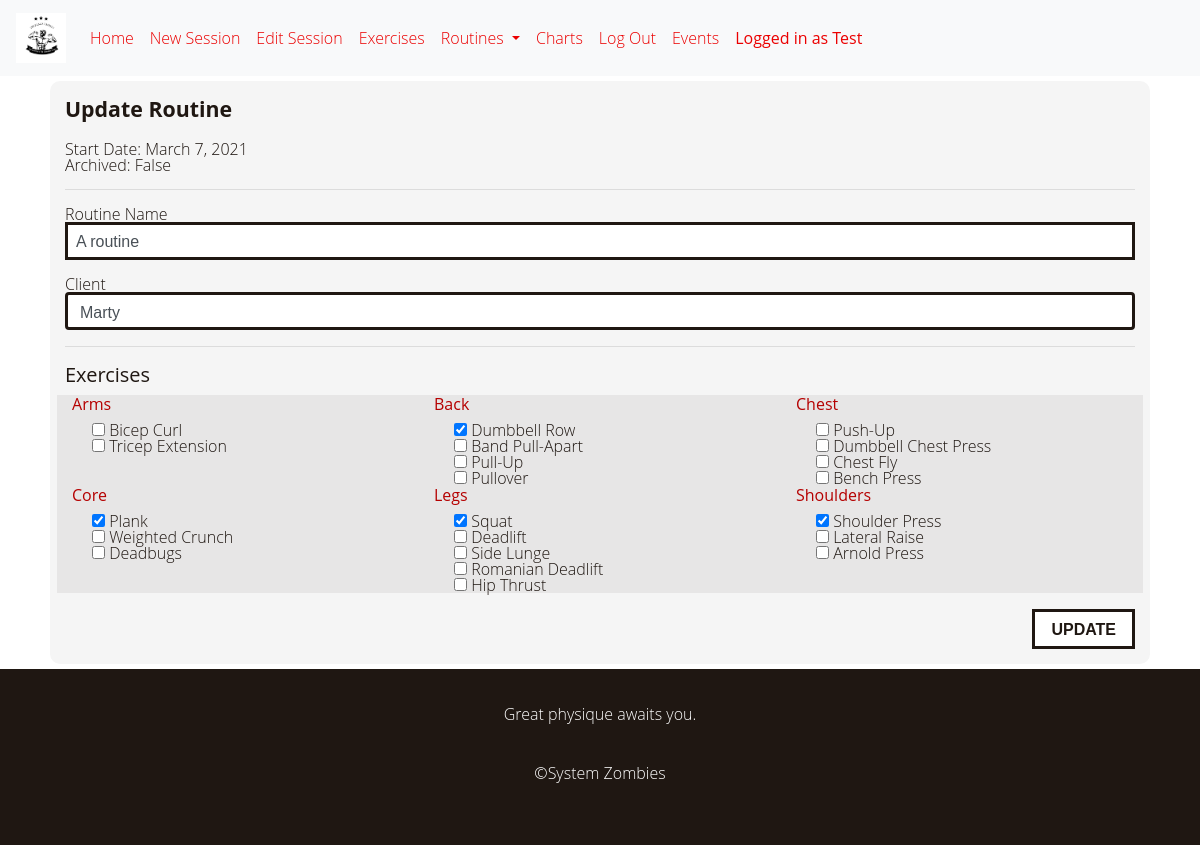
Screenshot of /routines/edit/1 (signed in) with the database file from the repository.
### train/models.py (models this page shows, shortened)
class User(AbstractUser):
    user_choices = [('CL', 'client'), ('TR', 'trainer'), ('AD', 'admin')]
    subscription = models.CharField(max_length=2,null=False)
    def __str__(self):
        return f"{self.first_name}"

class Routine(models.Model):
    name = models.CharField(max_length=20, verbose_name='Routine Name')
    startdate = models.DateField(auto_now_add=True)
    client = models.ForeignKey("User", on_delete=models.CASCADE, related_name="routines",
                              limit_choices_to={'is_staff': 'False'})
    exercises = models.ManyToManyField("Exercise", related_name="routines")
    archived = models.BooleanField(default=False)

class Exercise(models.Model):
    body_choices = [
        ('LE', 'Legs'),
        ('AR', 'Arms'),
        ('BA', 'Back'),
        ('CH', 'Chest'),
        ('SH', 'Shoulders'),
        ('CO', 'Core'),
        ('OT', 'Other')
    ]
    name = models.CharField(max_length=40, unique=True)
    body_part = models.CharField(max_length=2, choices=body_choices)
    def __str__(self):
        return self.name

### train/views.py (the view, shortened to what this page needs)
# urls.py: path("routines/edit/<int:pk>", views.editroutine, name="editroutine"),
@staff_member_required(login_url="/login")
def editroutine(request, pk):
    routine = Routine.objects.get(pk=pk)
    form = RoutineForm(instance=routine)
    return render(request, "train/editroutine.html", {
        "form": form,
        "routine": routine
    })

### train/forms.py
class RoutineForm(ModelForm):
    client = ModelChoiceField(
            queryset=User.objects.filter(is_staff=False),
            widget=Select(attrs={'class': 'form-control'})
    )
    exercises = ModelMultipleChoiceField(
        queryset=Exercise.objects.order_by('body_part')
    )
    class Meta:
        model = Routine
        fields = ('name', 'client', 'exercises')
        widgets = {
            'name': TextInput(attrs={'class': 'form-control'}),
        }

### train/templates/train/editroutine.html (shortened to what this page needs)
{% extends "train/layout.html" %}
{% load static %}
{% block body %}
    <div class="container">
        <div class="set-group">
            <h3>Update Routine</h3>
            <div>
                Start Date: {{routine.startdate}}<br>
                Archived: {{routine.archived}}
            </div>
            <hr>
            <form action="{% url 'editroutine' pk=routine.pk %}" method="post">
                    <div class="form-group">
                        {{form.name.label}}
                        {{form.name}}
                    </div>
                    <div class="form-group">
                        {{form.client.label}}
                        {{form.client}}
                    </div>
                    <hr>
                    <div class="form-group">
                        <h5>Exercises</h5>
                        <div class="row">
                            {% regroup form.fields.exercises.queryset by get_body_part_display as body_list %}
                            {% for body_part in body_list %}
                                <div class="col-6 col-sm-4">
                                    <h6 class="red-link">{{ body_part.grouper }}</h6>
                                    {% for exercise in body_part.list %}
                                        <div class="form-check">
                                            {% if exercise in routine.exercises.all %}
                                                <input type="checkbox" name="exercises" value="{{exercise.pk}}" checked /> {{exercise}}
                                            {% else %}
                                                <input type="checkbox" name="exercises" value="{{exercise.pk}}" /> {{exercise}}
                                            {% endif %}
                                        </div>
                                    {% endfor %}
                                </div>
                            {% endfor %}
                        </div>
                    </div>
                <input type="submit" class="btn btn-danger float-right" value="Update">
            </form>
        </div>
    </div>
{% endblock %}

### train/templates/train/layout.html (shortened to what this page needs)
{% load static %}
<!DOCTYPE html>
<html lang="en">
    <head>
        <link rel="stylesheet" href="https://stackpath.bootstrapcdn.com/bootstrap/4.4.1/css/bootstrap.min.css">
        <link rel="stylesheet" href="{% static 'train/styles.css' %}">
        <link rel="stylesheet" href="{% static 'train/normalize.css' %}">
        <link rel="stylesheet" href="{% static 'train/main.css' %}">
    </head>
    <body>
        <nav class="navbar navbar-expand-lg navbar-light bg-light">
            <a class="navbar-brand" href="{% url 'home' %}">
                <img src="{% static 'train/logo.jpg' %}" height="50"></a>
            <div class="collapse navbar-collapse" id="navbarSupportedContent">
                <ul class="navbar-nav">
                    {% if user.is_authenticated %}
                        {% if user.is_staff %}
                            <li class="nav-item">
                                <a class="nav-link" href="{% url 'home' %}">Home</a>
                            </li>
                            <li class="nav-item">
                                <a class="nav-link" href="{% url 'newsession' %}">New Session</a>
                            </li>
                            <li class="nav-item">
                                <a class="nav-link" href="{% url 'editsession' %}">Edit Session</a>
                            </li>
                            <li class="nav-item">
                                <a class="nav-link" href="{% url 'exerciseview' %}">Exercises</a>
                            </li>
                            <li class="nav-item dropdown">
                                <a class="nav-link dropdown-toggle" href="#" id="navbarDropdownMenuLink" data-toggle="dropdown"
                                    aria-haspopup="true" aria-expanded="false">Routines </a>
                            </li>
                            <li class="nav-item">
                                <a class="nav-link" href="{% url 'charts' %}">Charts</a>
                            </li>
                        {% endif %}
                        <li class="nav-item">
                            <a class="nav-link" href="{% url 'logout' %}">Log Out</a>
                        </li>
                                <a class="nav-link" href="{% url 'event' %}">Events</a>
                        <li class="nav-item">
                            <b><a class="nav-link disabled">Logged in as {{request.user}}</a></b>
                        </li>
                    {% endif %}
                </ul>
            </div>
        </nav>
        {% block body %}
        {% endblock %}
    <footer class="footer">
      <div class="wrap">
        <p class="footer__cta">
          Great physique awaits you.<br>
        </p>
        <p class="footer__copyright">
            ©System Zombies
        </p>
      </div>
    </footer>
</body>
</html>

### train/static/train/styles.css (style rules this page uses)
body, html { height: 95%; }
.nav-link { color: #EB0000 !important; }
.red-link { color: #B50000 !important; }
.set-group { margin: 5px; padding: 15px; background-color: #F5F5F5; border-radius: 10px; overflow: auto; }

### train/static/train/main.css (style rules this page uses)
:root { --color-day: white; --color-night: #1F1712; --color-earth-orange: #FA8232; --color-life-green: #41C734; --color-dark-blue: #1377d5; --color-magma-red: #EB0000; --color-gray-1: #333; --color-gray-2: #999; --color-gray-3: #CCC; --color-gray-4: #EEE; --color-gray-5: #F9F9F9; --color-anchor: #0275d8; --color-anchor-hover: #025aa5; --font-primary: 'Open Sans', 'Helvetica Neue', Helvetica, Arial, sans-serif; --font-secondary: 'Alfa Slab One', 'Helvetica Nueue', Helvetica, Arial, sans-serif; --wrap-lg: 47rem; --wrap-md: 30rem; --wrap-sm: 22rem; --wrap-padding: 1rem; }
*, *::before, *::after { box-sizing: border-box; }
html { height: 100%; font-size: 100%; }
body { margin: 0; font-family: var(--font-primary); font-weight: 300; line-height: 1; color: var(--color-night); -webkit-tap-highlight-color: rgba(0, 0, 0, 0); }
h1, h2, h3, p, ul, ol, blockquote, figure { margin-top: 0; margin-bottom: 1.6666rem; }
p, ul, ol, blockquote { line-height: 1.6666; }
h1, h2, h3 { line-height: 1.2; }
h2, h3, .h2, .h3 { font-weight: bold; margin-bottom: 1.2rem; }
h3, .h3 { font-family: var(--font-primary); font-size: 1.3333rem; }
a { color: #0275d8; text-decoration: none; }
img { vertical-align: top; }
.wrap { position: relative; margin-left: auto; margin-right: auto; padding-left: var(--wrap-padding); padding-right: var(--wrap-padding); max-width: var(--wrap-lg); }
.row { display: flex; margin-left: -0.5rem; margin-right: -0.5rem; flex-wrap: wrap; }
input[type="text"], input[type="email"], input[type="number"], input[type="password"], textarea, select ,option { display: block; border-radius: 0; padding: 0.625rem 0.5rem 0.5rem 0.5rem; border: solid 3px var(--color-night) !important; background-color: white; width: 100%; -webkit-appearance: none; }
.form-group { margin-bottom: 1rem; }
.btn { display: inline-block; position: relative; padding: 0.625rem 1rem 0.5rem 1rem; border-radius: 0; border: solid 3px var(--color-night); background-color: white; font-weight: 600; line-height: 1; text-transform: uppercase; text-align: center; color: inherit; cursor: pointer; -webkit-appearance: none; }
footer { margin-top: auto; }
.footer { padding-top: 2rem; padding-bottom: 2rem; background-color: var(--color-night); text-align: center; color: white; }
.footer__cta { margin-bottom: 2rem; }
.footer__copyright { margin-bottom: 0; }
.row { background-color:rgb(231, 230, 230); }

### train/templates/train/layout.html (style rules this page uses)
body { min-height: 100vh; display: flex; flex-direction: column; }
footer { margin-top: auto; }

### rows the page displays
User: user "Test"
Routine: startdate "March 7, 2021", archived "False", name "A routine", client "Marty"
Exercise: name "Bicep Curl"
Exercise: name "Tricep Extension"
Exercise: name "Dumbbell Row"
Exercise: name "Band Pull-Apart"
Exercise: name "Pull-Up"
Exercise: name "Pullover"
Exercise: name "Push-Up"
Exercise: name "Dumbbell Chest Press"
Exercise: name "Chest Fly"
Exercise: name "Bench Press"
Exercise: name "Plank"
Exercise: name "Weighted Crunch"
Exercise: name "Deadbugs"
Exercise: name "Squat"
Exercise: name "Deadlift"
Exercise: name "Side Lunge"
Exercise: name "Romanian Deadlift"
Exercise: name "Hip Thrust"
Exercise: name "Shoulder Press"
Exercise: name "Lateral Raise"
Exercise: name "Arnold Press"

### other values shown
{{ body_part.grouper }} "Arms" "Back" "Chest" "Core" "Legs" "Shoulders"
